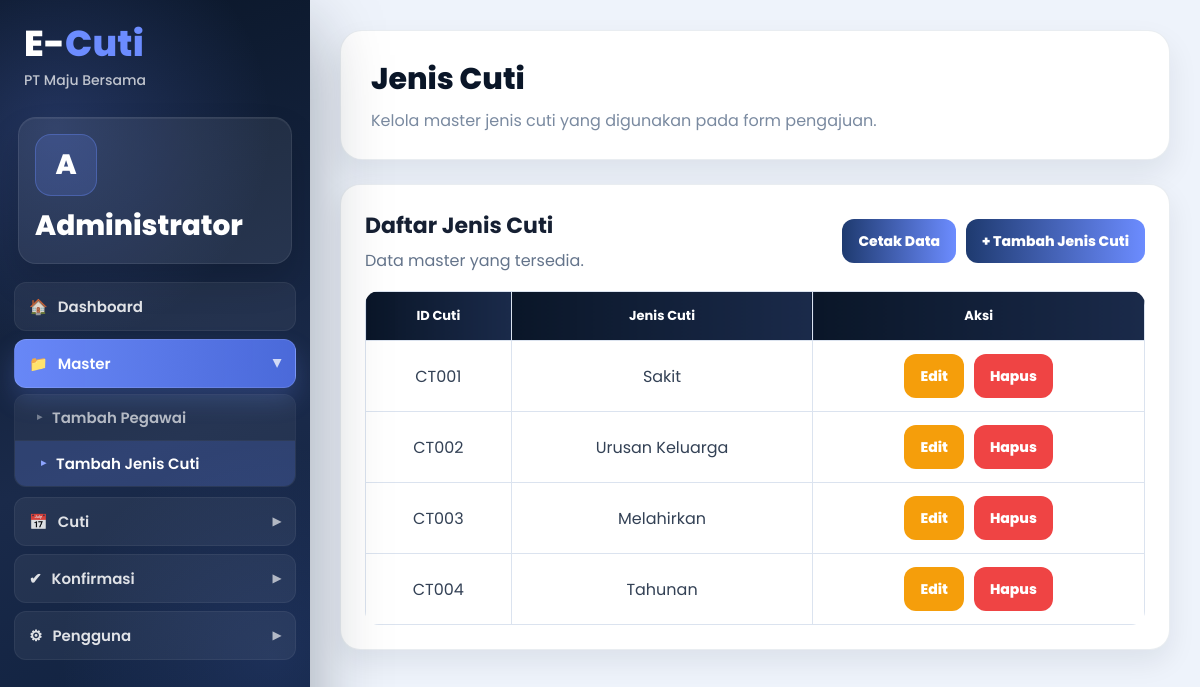
Page /jeniscuti/index.php (signed in) on the committed database.
### tables this page shows
CREATE TABLE `jeniscuti` (
  `idcuti` varchar(5) NOT NULL,
  `jeniscuti` varchar(30) NOT NULL,
  PRIMARY KEY (`idcuti`)
);

### jeniscuti/index.php (the view, shortened to what this page needs)
<?php
require '../function/koneksi.php';
$query = mysqli_query($connect, "SELECT * FROM jeniscuti ORDER BY idcuti ASC");
?>
<!doctype html>
<html lang="id">
<head>
</head>
<body>
<?php include '../function/sidebar.php'; ?>
<main class="content">
    <section class="ec-page-header">
        <h1>Jenis Cuti</h1>
        <p>Kelola master jenis cuti yang digunakan pada form pengajuan.</p>
    </section>
    <section class="jenis-page">
        <div class="ec-card table-card">
            <div class="ec-toolbar">
                <div>
                    <h2 style="margin:0;font-size:22px;">Daftar Jenis Cuti</h2>
                    <p style="margin:6px 0 0;color:#64748b;">Data master yang tersedia.</p>
                </div>
                <div class="ec-actions">
                    <a class="ec-btn ec-btn-primary" href="print.php">Cetak Data</a>
                    <a class="ec-btn ec-btn-primary" href="index.php?show_form=1">+ Tambah Jenis Cuti</a>
                </div>
            </div>
            <div class="ec-table-wrap">
                <table class="ec-table">
                    <thead><tr><th>ID Cuti</th><th>Jenis Cuti</th><th>Aksi</th></tr></thead>
                    <tbody>
                    <?php if ($query && mysqli_num_rows($query) > 0): ?>
                        <?php while ($row = mysqli_fetch_assoc($query)): ?>
                        <tr>
                            <td><?php echo htmlspecialchars($row['idcuti']); ?></td>
                            <td><?php echo htmlspecialchars($row['jeniscuti']); ?></td>
                            <td><div class="ec-actions"><a class="ec-btn ec-btn-warning" href="index.php?edit=<?php echo urlencode($row['idcuti']); ?>">Edit</a><a class="ec-btn ec-btn-danger" href="index.php?hapus=<?php echo urlencode($row['idcuti']); ?>" onclick="return confirm('Yakin ingin menghapus jenis cuti ini?')">Hapus</a></div></td>
                        </tr>
                        <?php endwhile; ?>
                    <?php else: ?>
                        <tr><td colspan="3" style="text-align:center;color:#64748b;">Belum ada data jenis cuti.</td></tr>
                    <?php endif; ?>
                    </tbody>
                </table>
            </div>
        </div>
    </section>
</main>
</body>
</html>

### jeniscuti/index.php (style rules this page uses)
.jenis-page { display:flex;flex-direction:column;gap:22px; }
.table-card { padding:24px; }

### function/sidebar.php (style rules this page uses)
:root { --ec-login-bg:#0a1628; --ec-login-bg-2:#1a2a4a; --ec-login-bg-3:#0d1f3c; --ec-accent:#6c8cff; --ec-accent-2:#8ea5ff; --ec-page-bg:#eef3fb; --ec-text:#162033; --ec-muted:#6b7a90; --ec-white:#ffffff; --ec-border:#e8ecf1; --ec-danger:#ef4444; }
*,*::before,*::after { box-sizing:border-box; }
html { width:100%;overflow-x:hidden; }
body { margin:0; background:var(--ec-page-bg); color:var(--ec-text); font-family:'Poppins','Segoe UI',Arial,sans-serif; display:block; overflow-x:hidden; }
.content, #content-wrapper, .main-content { margin-left:310px; width:calc(100vw - 310px); max-width:calc(100vw - 310px); min-height:100vh; padding:30px; box-sizing:border-box; overflow-x:hidden; }
.ec-page-header, .header { background:#fff; border-radius:22px; padding:26px 30px; margin-bottom:24px; box-shadow:0 14px 30px rgba(10,22,40,.08); border:1px solid rgba(232,236,241,.95); }
.ec-page-header h1, .header h1 { margin:0; color:#0a1628; font-size:30px; font-weight:800; }
.ec-page-header p, .header p { margin:6px 0 0; color:#7a8aa0; }
.ec-card, .table-box, .form-box, .card, .form-card, .table-card, .stat-card { background:#fff; max-width:100%; border-radius:20px; box-shadow:0 12px 28px rgba(10,22,40,.08); border:1px solid rgba(232,236,241,.95); }
.ec-toolbar, .action-bar { display:flex; align-items:center; justify-content:space-between; gap:14px; flex-wrap:wrap; margin-bottom:18px; }
.ec-actions { display:flex;align-items:center;gap:10px;flex-wrap:wrap; }
.btn-custom, .ec-btn, .btn { display:inline-flex; align-items:center; justify-content:center; gap:7px; padding:11px 16px; border-radius:12px; border:0; text-decoration:none; cursor:pointer; font-family:'Poppins','Segoe UI',Arial,sans-serif; font-size:14px; font-weight:800; line-height:1.2; min-height:44px; white-space:nowrap; transition:.2s ease; }
.ec-btn-primary, .btn-primary { background:linear-gradient(90deg,#1e3a6f,#6c8cff)!important; color:#fff!important; }
.ec-btn-danger, .btn-danger { background:#ef4444!important;color:#fff!important; }
.ec-btn-warning, .btn-warning { background:#f59e0b!important;color:#fff!important; }
.ec-table-wrap { width:100%;max-width:100%;overflow-x:auto;border-radius:14px; }
table.ec-table { width:100%;border-collapse:collapse;border-spacing:0;min-width:760px; }
.ec-table th { background:linear-gradient(90deg,#0a1628,#1a2a4a); color:#fff; padding:14px 12px; text-align:center; font-size:13px; border:1px solid #dbe3ef; }
.ec-table td { padding:13px 12px;border:1px solid #e2e8f0;color:#334155;vertical-align:middle;text-align:center; }
.ec-table td .ec-actions { justify-content:center; }
.ec-table thead th { vertical-align:middle; }
.content table { border-collapse:collapse; }
.content table th,.content table td { border:1px solid #dbe3ef;text-align:center;vertical-align:middle; }

### rows in the picture
jeniscuti: idcuti "CT001", jeniscuti "Sakit"
jeniscuti: idcuti "CT002", jeniscuti "Urusan Keluarga"
jeniscuti: idcuti "CT003", jeniscuti "Melahirkan"
jeniscuti: idcuti "CT004", jeniscuti "Tahunan"

### other values in the picture
substr($nama, 0, 1) "A"
$nama "Administrator"
